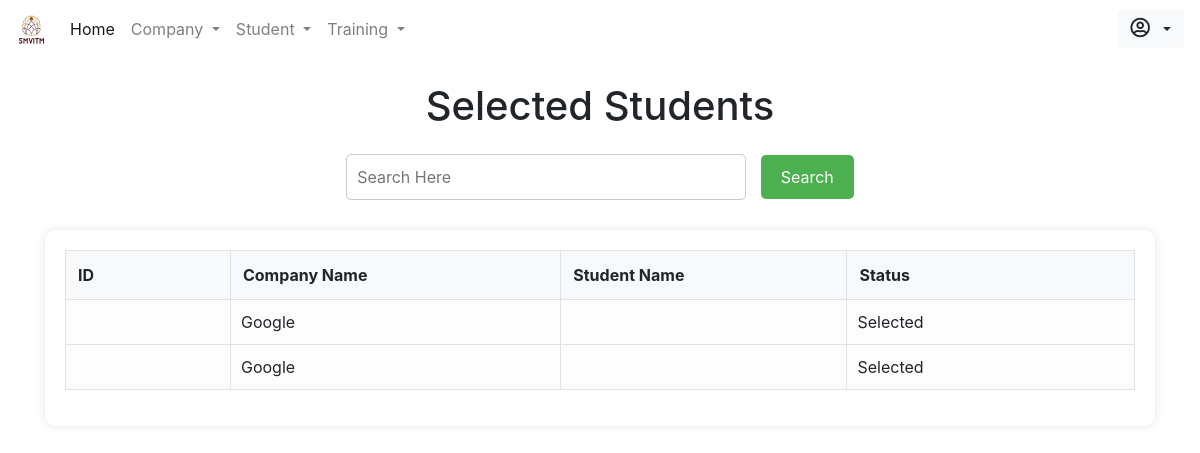
/admin/selectedstudents.php, run on an earlier commit of the app's database.
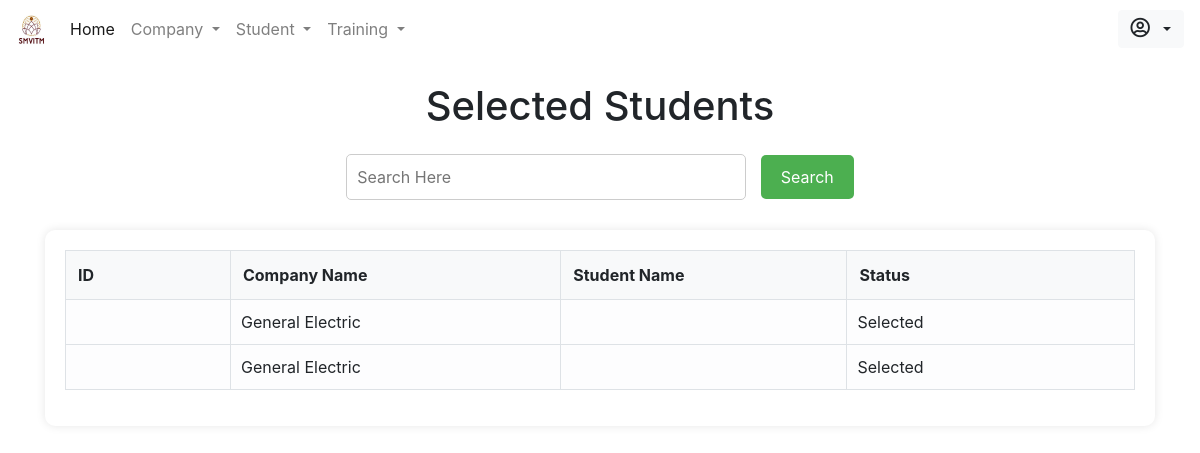
And on a later commit of the database.
### tables this page shows
CREATE TABLE `applied` (
  `usn` varchar(20) NOT NULL,
  `student_name` varchar(100) NOT NULL,
  `company` varchar(200) DEFAULT NULL,
  `status` varchar(100) DEFAULT 'Unknown',
  `chances` varchar(100) DEFAULT NULL
);

### admin/selectedstudents.php (the view, shortened to what this page needs)
<!DOCTYPE html>
<html lang="en">
<head>
    <?php include_once 'includes/head.php' ?>
</head>
<body>
    <?php include_once 'includes/nav.php' ?>
    <div class="container" style="z-index: 2;">
        <h1 class="form-row justify-content-center mt-4">Selected Students</h1>
        <div class="search-container mt-4">
            <form method="GET">
                <input type="text" name="search" placeholder="Search Here">
                <button type="submit">Search</button>
            </form>
        </div>
        <div class="table-container">
            <div class="table-responsive">
                <table class="table table-hover table-borderless table-light">
                <thead>
                    <tr>
                        <th scope="col">ID</th>
                        <th scope="col">Company Name</th>
                        <th scope="col">Student Name</th>
                        <th scope="col">Status</th>
                    </tr>
                </thead>
                <tbody>
                    <?php
                        include_once 'includes/db.inc.php';
                        if(isset($_GET['search'])) {
                            $search = mysqli_real_escape_string($conn, $_GET['search']);
                            $sql = "SELECT * FROM applied WHERE status='Selected' AND name LIKE '%$search%';";
                        } else {
                            $sql = "SELECT * FROM applied WHERE status='Selected';";
                        }
                        $res = mysqli_query($conn, $sql);
                        $rescheck = mysqli_num_rows($res);
                        if($rescheck > 0) {
                            while ($row = mysqli_fetch_assoc($res)) {
                                echo '<tr>';
                                    echo '<td>'.$row['id'].'</td>';
                                    echo '<td>'.$row['company'].'</td>';
                                    echo '<td>'.$row['name'].'</td>';
                                    echo '<td>'.$row['status'].'</td>';
                                echo '</tr>';
                            }
                        } else {
                            echo '<tr><td colspan="4">No selected students found.</td></tr>';
                        }
                    ?>
                </tbody>
            </table>
        </div>
    </div>
</body>
</html>

What changed in the data, as far as the page shows it:
removed applied: company "Google", status "Selected"
removed applied: company "Google", status "Selected"
added applied: company "General Electric", status "Selected"
added applied: company "General Electric", status "Selected"
